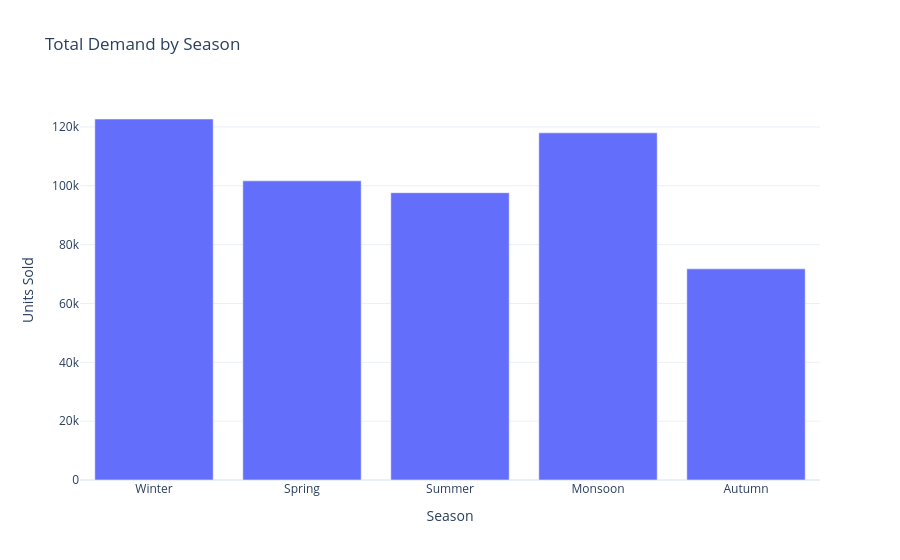

Here is the notebook cell this chart was saved with:
### Markdown cell above
## 6. Seasonality & Time Patterns

### Code cell
season_perf = df.groupby("season")["Units_Sold"].sum().reindex(
    ["Winter","Spring","Summer","Monsoon","Autumn"]).dropna()

fig = px.bar(season_perf, x=season_perf.index, y=season_perf.values,
             title="Total Demand by Season", labels={"x":"Season","y":"Units Sold"},
             template="plotly_white")
fig.show()

dow_perf = df.groupby("day_of_week")["Units_Sold"].mean().reindex(
    ["Monday","Tuesday","Wednesday","Thursday","Friday","Saturday","Sunday"])

fig = px.bar(dow_perf, x=dow_perf.index, y=dow_perf.values,
             title="Average Daily Units Sold by Day of Week",
             labels={"x":"Day","y":"Avg Units Sold (all SKUs combined)"}, template="plotly_white")
fig.show()

holiday_avg = df.groupby("is_holiday")["Units_Sold"].mean()
print(f"Average units sold per SKU-day on holidays:     {holiday_avg.get(1, float('nan')):.2f}")
print(f"Average units sold per SKU-day on non-holidays: {holiday_avg.get(0, float('nan')):.2f}")
print(f"Peak season: {season_perf.idxmax()}  |  Lowest season: {season_perf.idxmin()}")
print(f"Peak day of week (avg demand): {dow_perf.idxmax()}  |  Lowest: {dow_perf.idxmin()}")

### Figure 1 — Plotly figure (JSON) as saved in the notebook; plotly's stock layout.template omitted (floating-point values rounded to 4 significant figures)
{"data": [{"hovertemplate": "Season=%{x}<br>Units Sold=%{y}<extra></extra>", "legendgroup": "", "marker": {"color": "#636efa", "pattern": {"shape": ""}}, "name": "", "orientation": "v", "showlegend": false, "textposition": "auto", "type": "bar", "x": ["Winter", "Spring", "Summer", "Monsoon", "Autumn"], "xaxis": "x", "y": [122704, 101684, 97654, 118001, 71767], "yaxis": "y"}], "layout": {"barmode": "relative", "legend": {"tracegroupgap": 0}, "title": {"text": "Total Demand by Season"}, "xaxis": {"anchor": "y", "domain": [0.0, 1.0], "title": {"text": "Season"}}, "yaxis": {"anchor": "x", "domain": [0.0, 1.0], "title": {"text": "Units Sold"}}}}
